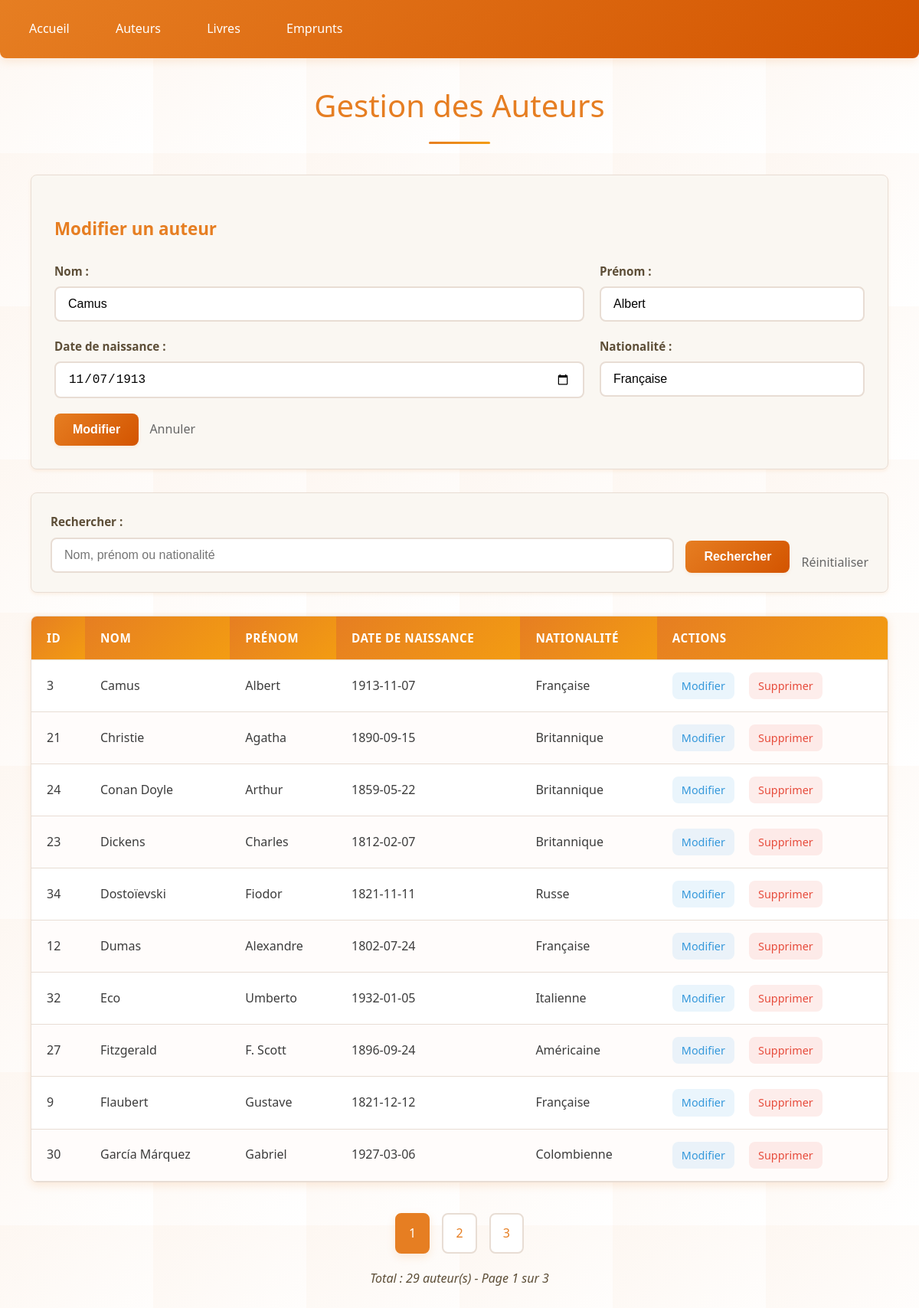
Page /auteurs.php?edit=3 on the committed database.
### tables this page shows
CREATE TABLE IF NOT EXISTS `auteurs` (
  `id_auteur` int NOT NULL AUTO_INCREMENT,
  `nom` varchar(100) NOT NULL,
  `prenom` varchar(100) NOT NULL,
  `date_naissance` date DEFAULT NULL,
  `nationalite` varchar(50) DEFAULT NULL,
  PRIMARY KEY (`id_auteur`)
);

### auteurs.php (the view, shortened to what this page needs)
<?php
require_once 'config.php';
$search = $_GET['search'] ?? '';
$page = max(1, $_GET['page'] ?? 1);
$limit = 10;
$offset = ($page - 1) * $limit;
$whereClause = "";
$params = [];
$countStmt = $pdo->prepare("SELECT COUNT(*) FROM auteurs $whereClause");
$countStmt->execute($params);
$total = $countStmt->fetchColumn();
$totalPages = ceil($total / $limit);
$stmt = $pdo->prepare("SELECT * FROM auteurs $whereClause ORDER BY nom, prenom LIMIT $limit OFFSET $offset");
$stmt->execute($params);
$auteurs = $stmt->fetchAll();
$editAuteur = null;
if ($_GET['edit'] ?? false) {
    $stmt = $pdo->prepare("SELECT * FROM auteurs WHERE id_auteur = ?");
    $stmt->execute([$_GET['edit']]);
    $editAuteur = $stmt->fetch();
}
?>
<!DOCTYPE html>
<html lang="fr">
<head>
    <link rel="stylesheet" href="style.css">
</head>
<body>
    <div class="nav">
        <a href="index.php">Accueil</a>
        <a href="auteurs.php">Auteurs</a>
        <a href="livres.php">Livres</a>
        <a href="emprunts.php">Emprunts</a>
    </div>
    <div class="container">
        <h1>Gestion des Auteurs</h1>
        <div class="form-container">
            <h3><?= $editAuteur ? 'Modifier' : 'Ajouter' ?> un auteur</h3>
            <form method="POST">
                <div class="grid-2">
                    <div class="form-group">
                        <label>Nom :</label>
                        <input type="text" name="nom" value="<?= $editAuteur['nom'] ?? '' ?>" required>
                    </div>
                    <div class="form-group">
                        <label>Prénom :</label>
                        <input type="text" name="prenom" value="<?= $editAuteur['prenom'] ?? '' ?>" required>
                    </div>
                </div>
                <div class="grid-2">
                    <div class="form-group">
                        <label>Date de naissance :</label>
                        <input type="date" name="date_naissance" value="<?= $editAuteur['date_naissance'] ?? '' ?>">
                    </div>
                    <div class="form-group">
                        <label>Nationalité :</label>
                        <input type="text" name="nationalite" value="<?= $editAuteur['nationalite'] ?? '' ?>">
                    </div>
                </div>
                <button type="submit"><?= $editAuteur ? 'Modifier' : 'Ajouter' ?></button>
                <?php if ($editAuteur): ?>
                    <a href="auteurs.php" style="margin-left: 10px; text-decoration: none; color: #666;">Annuler</a>
                <?php endif; ?>
            </form>
        </div>
        <div class="search">
            <form method="GET">
                <div class="grid-form">
                    <div style="flex: 1;">
                        <label>Rechercher :</label>
                        <input type="text" name="search" value="<?= htmlspecialchars($search) ?>" placeholder="Nom, prénom ou nationalité">
                    </div>
                    <button type="submit">Rechercher</button>
                    <a href="auteurs.php" style="text-decoration: none; color: #666;">Réinitialiser</a>
                </div>
            </form>
        </div>
        <table>
            <thead>
                <tr>
                    <th>ID</th>
                    <th>Nom</th>
                    <th>Prénom</th>
                    <th>Date de naissance</th>
                    <th>Nationalité</th>
                    <th>Actions</th>
                </tr>
            </thead>
            <tbody>
                <?php foreach ($auteurs as $auteur): ?>
                <tr>
                    <td><?= $auteur['id_auteur'] ?></td>
                    <td><?= htmlspecialchars($auteur['nom']) ?></td>
                    <td><?= htmlspecialchars($auteur['prenom']) ?></td>
                    <td><?= $auteur['date_naissance'] ?></td>
                    <td><?= htmlspecialchars($auteur['nationalite']) ?></td>
                    <td class="actions">
                        <a href="?edit=<?= $auteur['id_auteur'] ?>" class="btn-edit">Modifier</a>
                        <a href="?delete=<?= $auteur['id_auteur'] ?>" class="btn-delete" onclick="return confirm('Êtes-vous sûr ?')">Supprimer</a>
                    </td>
                </tr>
                <?php endforeach; ?>
            </tbody>
        </table>
        <?php if ($totalPages > 1): ?>
        <div class="pagination">
            <?php for ($i = 1; $i <= $totalPages; $i++): ?>
                <a href="?page=<?= $i ?><?= $search ? '&search=' . urlencode($search) : '' ?>"
                   class="<?= $i == $page ? 'current' : '' ?>"><?= $i ?></a>
            <?php endfor; ?>
        </div>
        <?php endif; ?>
        <p>Total : <?= $total ?> auteur(s) - Page <?= $page ?> sur <?= $totalPages ?></p>
    </div>
</body>
</html>

### rows in the picture
auteurs: nom "Camus", prenom "Albert", date_naissance "11/07/1913", nationalite "Française", id_auteur "3", date_naissance "1913-11-07"
auteurs: id_auteur "21", nom "Christie", prenom "Agatha", date_naissance "1890-09-15", nationalite "Britannique"
auteurs: id_auteur "24", nom "Conan Doyle", prenom "Arthur", date_naissance "1859-05-22", nationalite "Britannique"
auteurs: id_auteur "23", nom "Dickens", prenom "Charles", date_naissance "1812-02-07", nationalite "Britannique"
auteurs: id_auteur "34", nom "Dostoïevski", prenom "Fiodor", date_naissance "1821-11-11", nationalite "Russe"
auteurs: id_auteur "12", nom "Dumas", prenom "Alexandre", date_naissance "1802-07-24", nationalite "Française"
auteurs: id_auteur "32", nom "Eco", prenom "Umberto", date_naissance "1932-01-05", nationalite "Italienne"
auteurs: id_auteur "27", nom "Fitzgerald", prenom "F. Scott", date_naissance "1896-09-24", nationalite "Américaine"
auteurs: id_auteur "9", nom "Flaubert", prenom "Gustave", date_naissance "1821-12-12", nationalite "Française"
auteurs: id_auteur "30", nom "García Márquez", prenom "Gabriel", date_naissance "1927-03-06", nationalite "Colombienne"

### other values in the picture
$total "29"
$page "1"
$totalPages "3"
